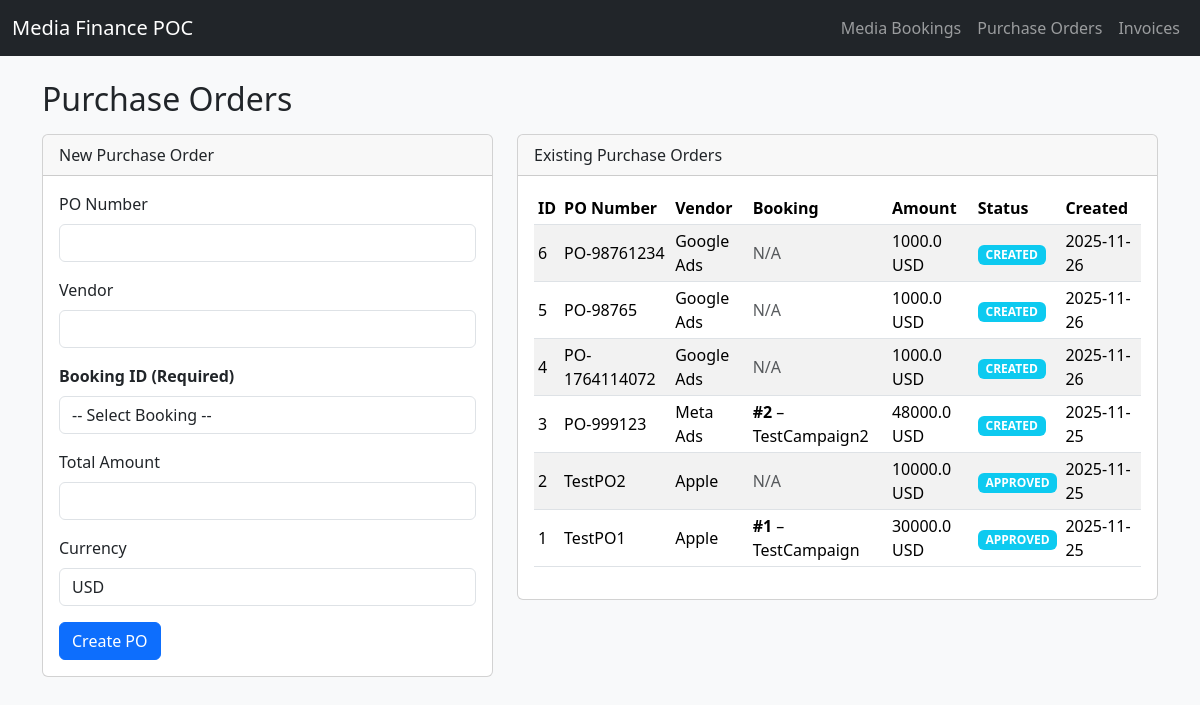
Before: /purchase-orders with the older database file.
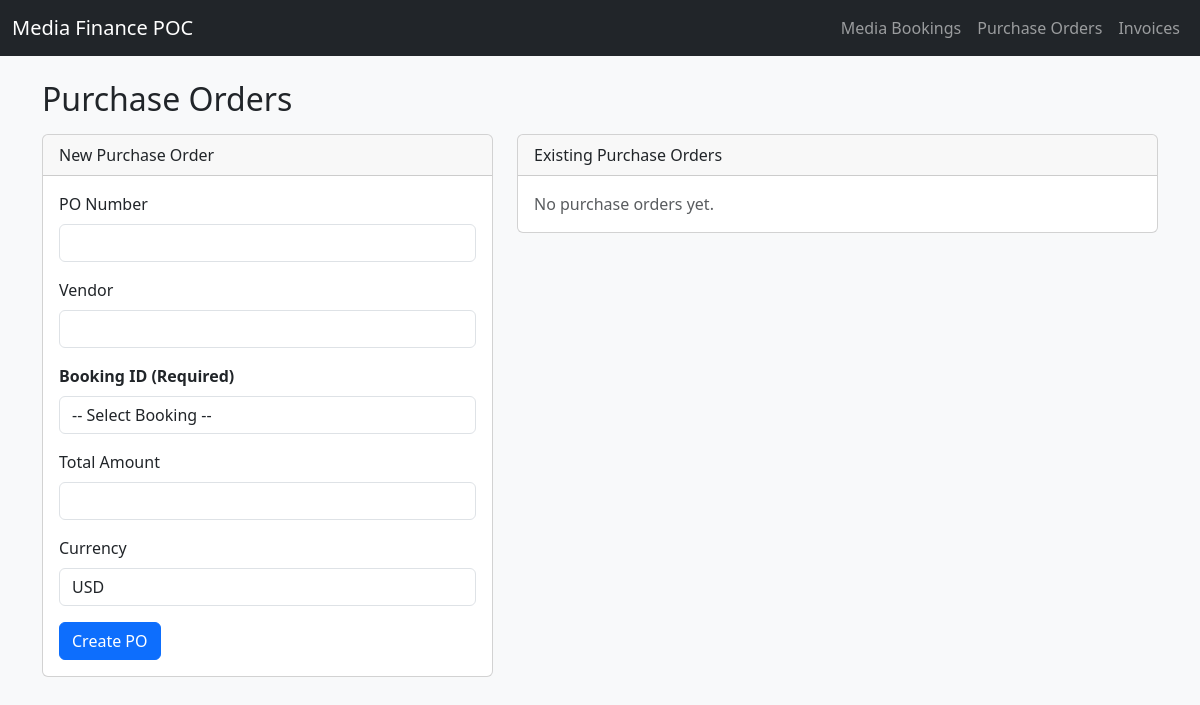
After: the same page with the newer database file.
### app.py (models this page shows)
class PurchaseOrder(db.Model):
    id = db.Column(db.Integer, primary_key=True)
    po_number = db.Column(db.String(50), unique=True, nullable=False)
    vendor = db.Column(db.String(100), nullable=False)
    booking_id = db.Column(db.Integer, db.ForeignKey("media_booking.id"))
    total_amount = db.Column(db.Float)
    currency = db.Column(db.String(10))
    status = db.Column(db.String(50), default="CREATED")
    created_at = db.Column(db.DateTime, default=datetime.utcnow)
    booking = db.relationship("MediaBooking", backref="purchase_orders")

class MediaBooking(db.Model):
    id = db.Column(db.Integer, primary_key=True)
    campaign_name = db.Column(db.String(200), nullable=False)
    channel = db.Column(db.String(50), nullable=False)
    market = db.Column(db.String(100))
    vendor = db.Column(db.String(100))
    start_date = db.Column(db.String(20))
    end_date = db.Column(db.String(20))
    unit_rate = db.Column(db.Float)
    units = db.Column(db.Integer)
    budget = db.Column(db.Float)
    currency = db.Column(db.String(10))
    status = db.Column(db.String(50), default="PLANNED")
    created_at = db.Column(db.DateTime, default=datetime.utcnow)

### app.py (the view, shortened to what this page needs)
@app.route("/purchase-orders", methods=["GET", "POST"])
def purchase_orders():
    pos = PurchaseOrder.query.order_by(PurchaseOrder.created_at.desc()).all()
    bookings = MediaBooking.query.all()
    return render_template("purchase_orders.html", pos=pos, bookings=bookings)

### templates/purchase_orders.html (shortened to what this page needs)
{% extends "base.html" %}
{% block content %}
<h2 class="mb-3">Purchase Orders</h2>
<div class="row">
  <div class="col-md-5">
    <div class="card mb-4">
      <div class="card-header">
        New Purchase Order
      </div>
      <div class="card-body">
        <form method="POST">
          <div class="mb-3">
              <label class="form-label">PO Number</label>
              <input type="text" name="po_number" class="form-control" required>
          </div>
          <div class="mb-3">
              <label class="form-label">Vendor</label>
              <input type="text" name="vendor" class="form-control" required>
          </div>
          <div class="mb-3">
              <label class="form-label"><b>Booking ID (Required)</b></label>
              <select name="booking_id" class="form-control" required>
                  <option value="">-- Select Booking --</option>
              </select>
          </div>
          <div class="mb-3">
              <label class="form-label">Total Amount</label>
              <input type="number" step="0.01" name="total_amount" class="form-control" required>
          </div>
          <div class="mb-3">
              <label class="form-label">Currency</label>
              <input type="text" name="currency" class="form-control" value="USD" required>
          </div>
          <button type="submit" class="btn btn-primary">Create PO</button>
        </form>
      </div>
    </div>
  </div>
  <div class="col-md-7">
    <div class="card">
      <div class="card-header">
        Existing Purchase Orders
      </div>
      <div class="card-body table-responsive">
        {% if pos %}
        <table class="table table-sm table-striped align-middle">
          <thead>
            <tr>
              <th>ID</th>
              <th>PO Number</th>
              <th>Vendor</th>
              <th>Booking</th>
              <th>Amount</th>
              <th>Status</th>
              <th>Created</th>
            </tr>
          </thead>
          <tbody>
            {% for po in pos %}
            <tr>
              <td>{{ po.id }}</td>
              <td>{{ po.po_number }}</td>
              <td>{{ po.vendor }}</td>
              <td>
                {% if po.booking %}
                  <b>#{{ po.booking.id }}</b> – {{ po.booking.campaign_name }}
                {% else %}
                  <span class="text-muted">N/A</span>
                {% endif %}
              </td>
              <td>{{ po.total_amount }} {{ po.currency }}</td>
              <td><span class="badge bg-info">{{ po.status }}</span></td>
              <td>{{ po.created_at.strftime('%Y-%m-%d') if po.created_at }}</td>
            </tr>
            {% endfor %}
          </tbody>
        </table>
        {% else %}
          <p class="text-muted mb-0">No purchase orders yet.</p>
        {% endif %}
      </div>
    </div>
  </div>
</div>
{% endblock %}

### templates/base.html (shortened to what this page needs)
<!doctype html>
<html>
<head>
  <link rel="stylesheet"
        href="https://cdn.jsdelivr.net/npm/bootstrap@5.3.3/dist/css/bootstrap.min.css">
</head>
<body class="bg-light">
<nav class="navbar navbar-expand-lg navbar-dark bg-dark mb-4">
  <div class="container-fluid">
    <a class="navbar-brand" href="{{ url_for('index') }}">Media Finance POC</a>
    <div class="navbar-nav">
      <a class="nav-link" href="{{ url_for('media_bookings') }}">Media Bookings</a>
      <a class="nav-link" href="{{ url_for('purchase_orders') }}">Purchase Orders</a>
      <a class="nav-link" href="{{ url_for('invoices') }}">Invoices</a>
    </div>
  </div>
</nav>
<div class="container">
  {% block content %}{% endblock %}
</div>
</body>
</html>

Changed rows visible on the page:
removed PurchaseOrder: id "6", po_number "PO-98761234", vendor "Google Ads", shows "N/A", total_amount "1000.0", currency "USD", status "CREATED", created_at "2025-11-26"
removed PurchaseOrder: id "5", po_number "PO-98765", vendor "Google Ads", shows "N/A", total_amount "1000.0", currency "USD", status "CREATED", created_at "2025-11-26"
removed PurchaseOrder: id "4", po_number "PO-1764114072", vendor "Google Ads", shows "N/A", total_amount "1000.0", currency "USD", status "CREATED", created_at "2025-11-26"
removed PurchaseOrder: id "3", po_number "PO-999123", vendor "Meta Ads", booking.id "2", booking.campaign_name "TestCampaign2", total_amount "48000.0", currency "USD", status "CREATED", created_at "2025-11-25"
removed PurchaseOrder: id "2", po_number "TestPO2", vendor "Apple", shows "N/A", total_amount "10000.0", currency "USD", status "APPROVED", created_at "2025-11-25"
removed PurchaseOrder: id "1", po_number "TestPO1", vendor "Apple", booking.id "1", booking.campaign_name "TestCampaign", total_amount "30000.0", currency "USD", status "APPROVED", created_at "2025-11-25"
Other visible differences:
text no longer shown: "ID PO Number Vendor Booking Amount Status Created"
text now shown: "No purchase orders yet."
